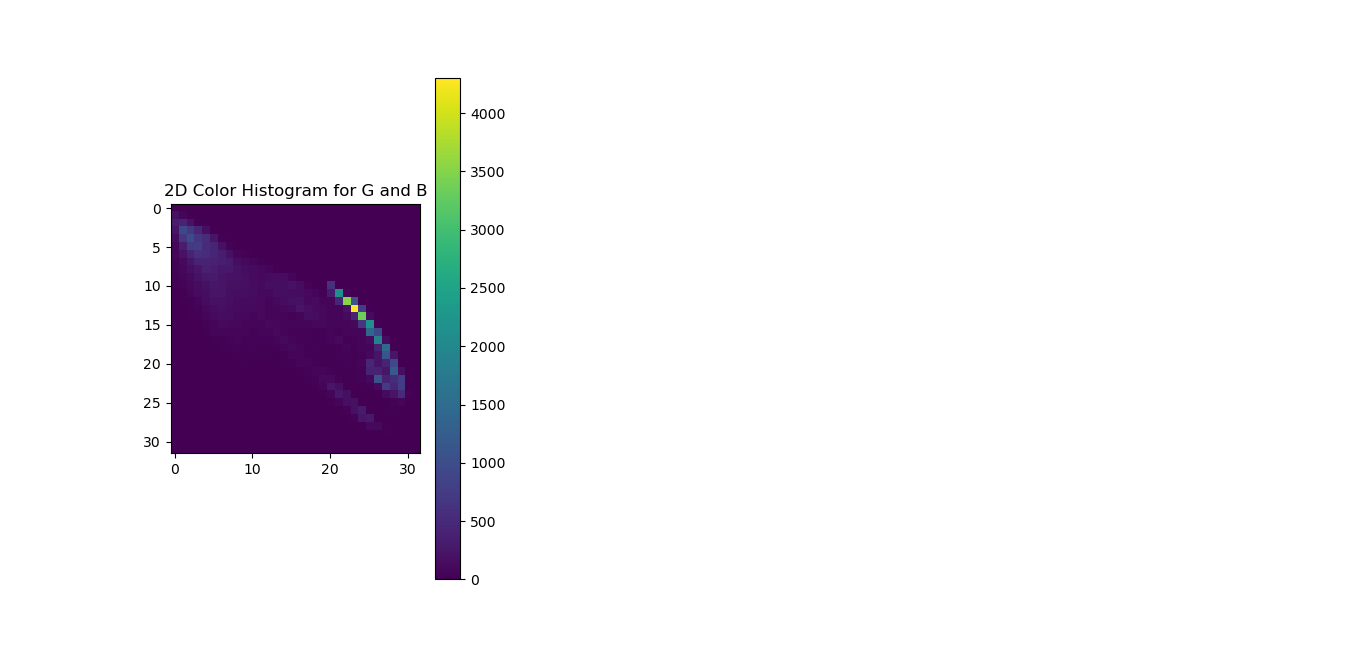
#> input picture imageProcessing/ColorHistogramGandB.png, 1366 x 651 px
$ python imageHistWithMask.py --image ColorHistogramGandB.png
#> lines starting #> are read from the running program, lines starting #| are printed output that depends on the picture; after the words box and inside, x2 and y2 are one past the last pixel; in counts of white or black regions, pixels touching at a corner belong together
# -*- coding: utf-8 -*-
"""
Created on Tue Jun  8 18:22:37 2021

@author: Vineet.Srivastava
"""
import matplotlib.pyplot as plt
import numpy as np
import argparse
import cv2

def plot_histogram(image, title, mask=None):
    chans = cv2.split(image)
    colors = ("b", "g", "r")
    plt.figure()
    plt.title(title)
    plt.xlabel("Bins")
    plt.ylabel("# of Pixels")

    for (chan, color) in zip(chans, colors):
        hist = cv2.calcHist([chan], [0], mask, [256], [0, 256])
        plt.plot(hist, color = color)
        plt.xlim([0, 256])
    plt.show()


ap = argparse.ArgumentParser()
ap.add_argument("-i", "--image", required = True,
                help = "Path to Image File")
args = vars(ap.parse_args())

image = cv2.imread(args["image"])
#> image is the input picture: shape (651, 1366, 3); mean B, G, R 240.2, 234.9, 238.5
cv2.imshow("Original Image", image)

plot_histogram(image, "Histogram for Original Image")
#> the loop in plot_histogram, `for (chan, color) in zip(chans, colors):` made 3 passes
#> color on passes 1 to 3: 'b', 'g', 'r'
#> in plot_histogram, `plt.show()`:
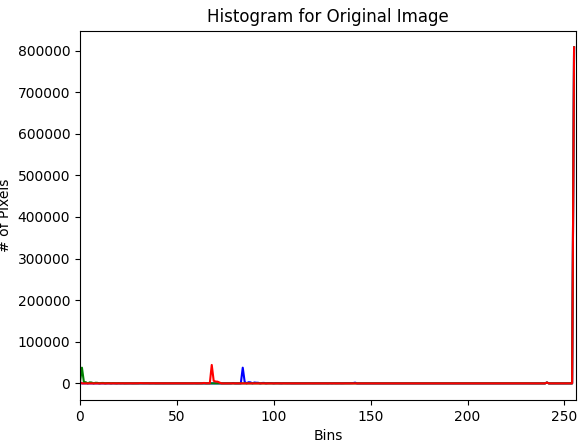
#> figure drawn by matplotlib, 1 panel; curve peaks at x = 255, y = 807454; curve peaks at x = 255, y = 807454; curve peaks at x = 255, y = 807454

mask = np.zeros(image.shape[:2], dtype = "uint8")
cv2.rectangle(mask, (15, 15), (130, 100), 255, -1)
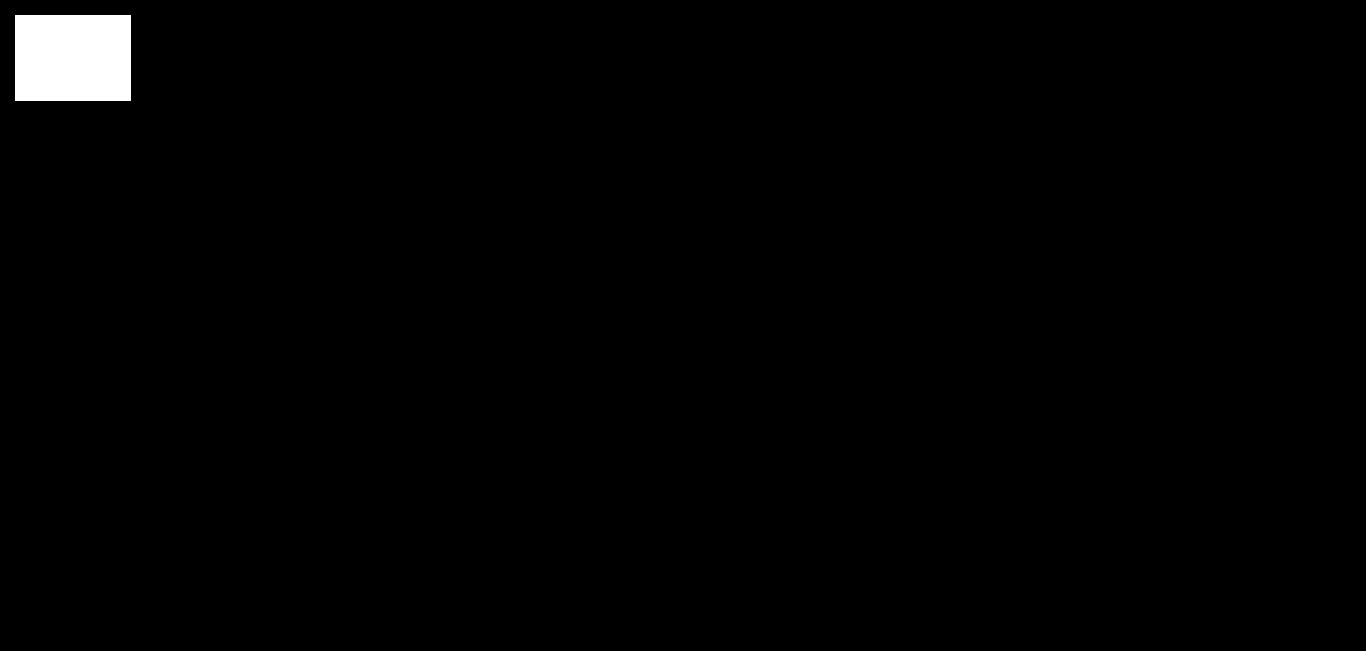
#> mask: shape (651, 1366); 1.1% white; 1 white region, box (x1, y1, x2, y2) and area: (15, 15, 131, 101) 9976
cv2.imshow("Mask", mask)

masked = cv2.bitwise_and(image, image, mask = mask)
cv2.imshow("Applying Mask", masked)

plot_histogram(image, "Histogram for Masked Image", mask = mask)
#> call 2 of plot_histogram, with title = 'Histogram for Masked Image'
#> the loop in plot_histogram (call 2), `for (chan, color) in zip(chans, colors):` made 3 passes
#> in plot_histogram (call 2), `plt.show()`:
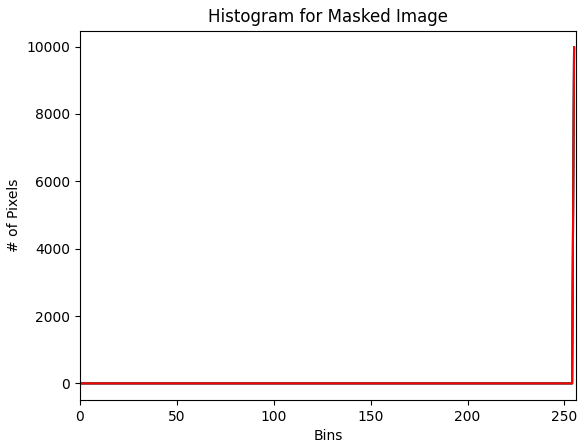
#> figure drawn by matplotlib, 1 panel; curve peaks at x = 255, y = 9976; curve peaks at x = 255, y = 9976; curve peaks at x = 255, y = 9976

cv2.waitKey(0)
